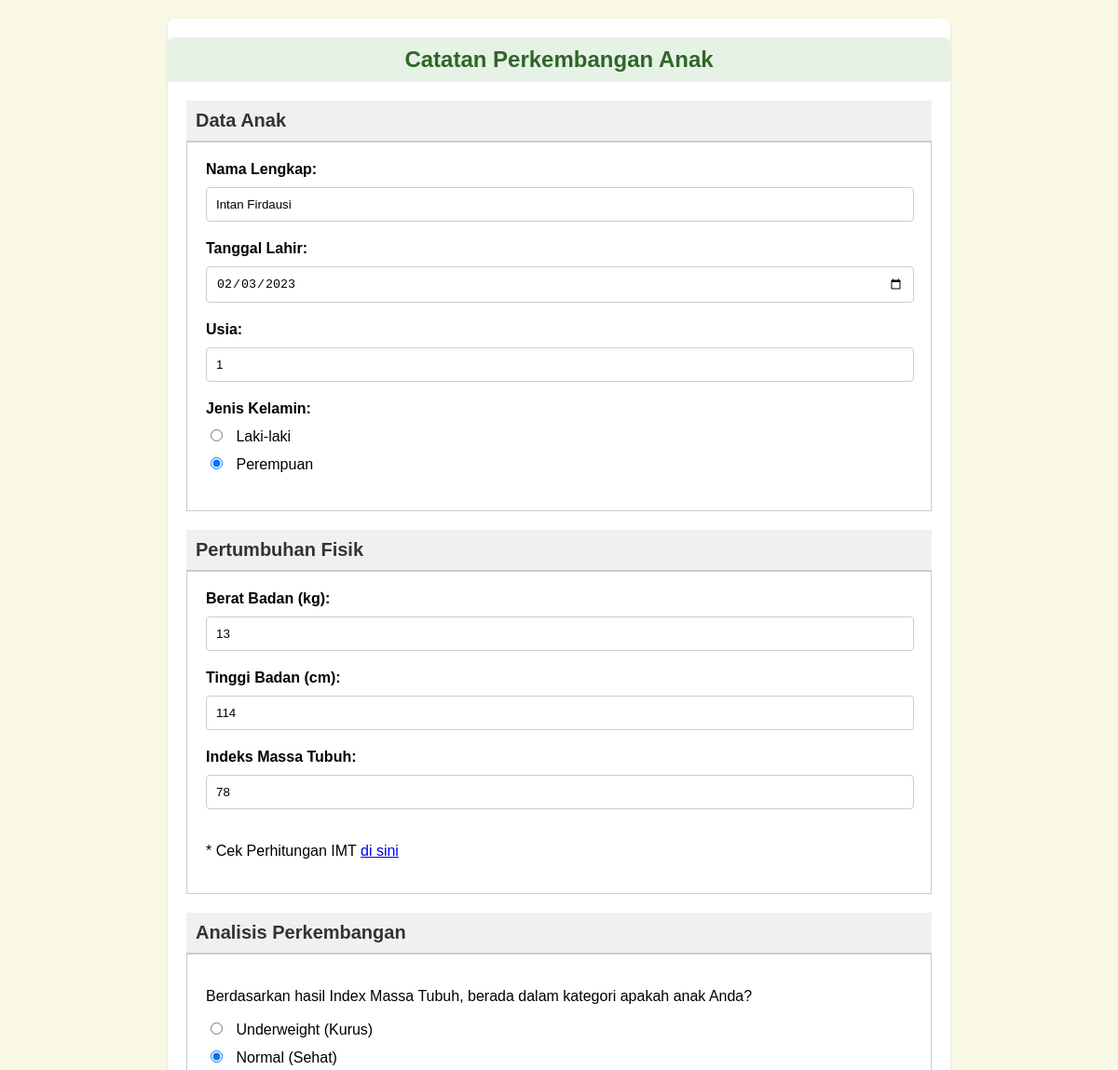
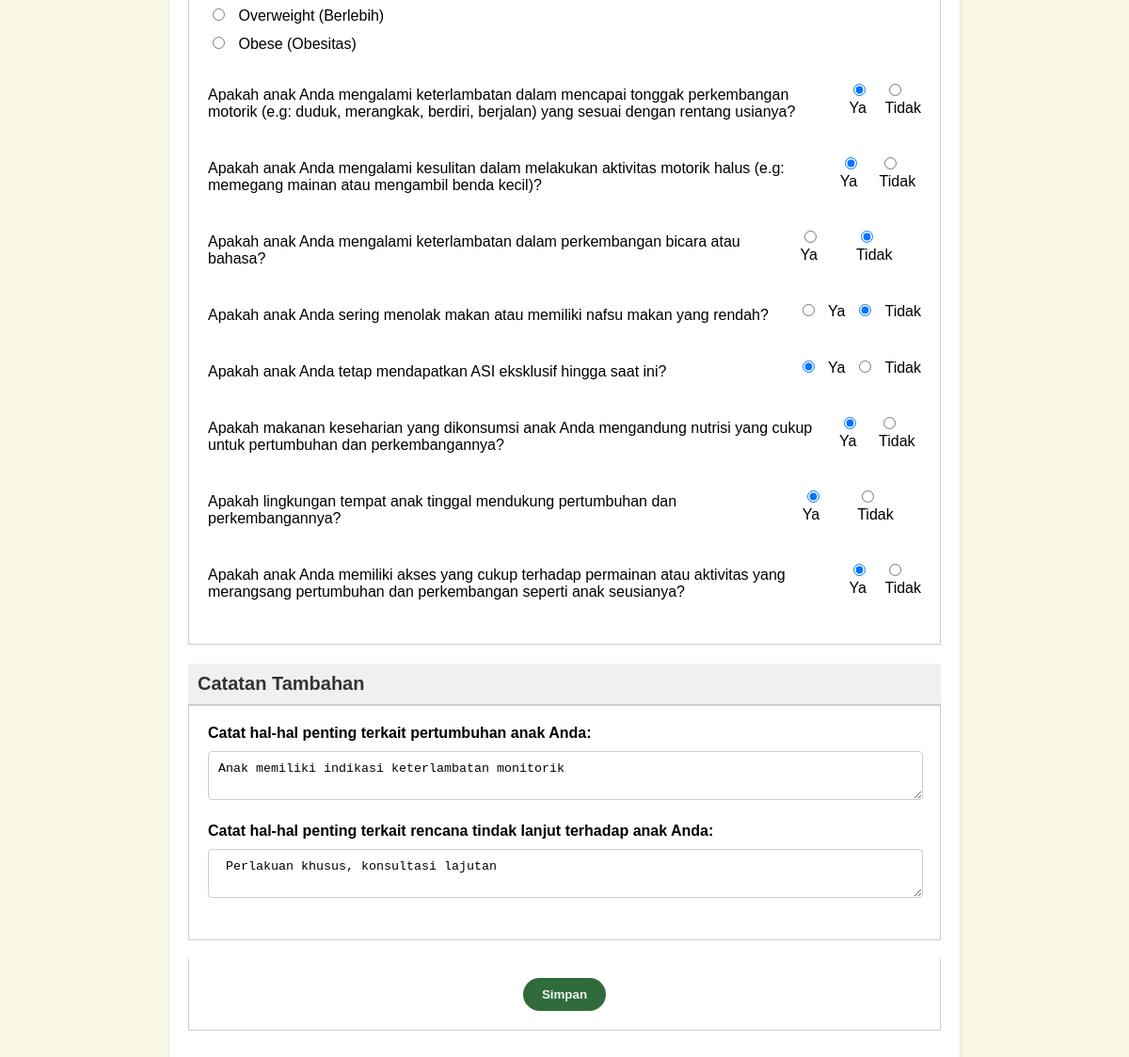
The page /editformanak.php?id=4 on the database its author committed (2 pictures, top to bottom).
### tables this page shows
CREATE TABLE `anak` (
  `id` int(11) NOT NULL,
  `user_id` int(11) NOT NULL,
  `nama` varchar(255) NOT NULL,
  `tgl_lahir` date NOT NULL,
  `usia` int(11) NOT NULL,
  `jenis_kelamin` varchar(20) NOT NULL,
  `bb` int(11) NOT NULL,
  `tb` int(11) NOT NULL,
  `imt` int(11) NOT NULL,
  `q1` varchar(50) NOT NULL,
  `q2` tinyint(1) NOT NULL,
  `q3` tinyint(1) NOT NULL,
  `q4` tinyint(1) NOT NULL,
  `q5` tinyint(1) NOT NULL,
  `q6` tinyint(1) NOT NULL,
  `q7` tinyint(1) NOT NULL,
  `q8` tinyint(1) NOT NULL,
  `q9` tinyint(1) NOT NULL,
  `c1` text NOT NULL,
  `c2` text NOT NULL,
  `created_at` timestamp NOT NULL DEFAULT current_timestamp() ON UPDATE current_timestamp()
);

### editformanak.php (the view, shortened to what this page needs)
<?php
include 'koneksi.php';
$id = $_GET['id'];
$sql = "SELECT * FROM anak WHERE id=$id";
$result = $conn->query($sql);
$data = $result->fetch_assoc();
?>
<!DOCTYPE html>
<html lang="en">
<head>
</head>
<body>
    <div class="container">
        <h1>Catatan Perkembangan Anak</h1>
        <form action="" method="post">
            <div class="section">
                <h2>Data Anak</h2>
                <div class="content">
                    <label for="nama">Nama Lengkap:</label>
                    <input type="text" id="nama" placeholder="Masukkan Nama" name="nama" required value="<?= $data['nama'] ?>">
                    <label for="tanggal-lahir">Tanggal Lahir:</label>
                    <input type="date" id="tanggal-lahir" name="tgl_lahir" required value="<?= $data['tgl_lahir'] ?>">
                    <label for="usia">Usia:</label>
                    <input type="number" id="usia" placeholder="Masukkan Usia" name="usia" required value="<?= $data['usia'] ?>">
                    <label>Jenis Kelamin:</label>
                    <div class="radio-group">
                        <label><input type="radio" name="jenis_kelamin" value="laki-laki" required  <?php if ($data['jenis_kelamin'] == 'laki-laki') echo 'checked'; ?> > Laki-laki</label>
                        <label><input type="radio" name="jenis_kelamin" value="perempuan" required <?php if ($data['jenis_kelamin'] == 'perempuan') echo 'checked'; ?>> Perempuan</label>
                    </div>
                </div>
            </div>
            <div class="section">
                <h2>Pertumbuhan Fisik</h2>
                <div class="content">
                    <label for="berat-badan">Berat Badan (kg):</label>
                    <input type="number" id="berat-badan" placeholder="Masukkan Berat Badan"name="bb" required value="<?= $data['bb'] ?>">
                    <label for="tinggi-badan">Tinggi Badan (cm):</label>
                    <input type="number" id="tinggi-badan" placeholder="Masukkan Tinggi Badan" name="tb" required value="<?= $data['tb'] ?>">
                    <label for="imt">Indeks Massa Tubuh:</label>
                    <input type="number" id="imt" placeholder="Masukkan IMT" name="imt" required value="<?= $data['imt'] ?>">
                    <p>* Cek Perhitungan IMT <a
                            href="https://drive.google.com/file/d/11Hy_NzgK6tmY6XxOa54HcBSBl4zBalbt/view?usp=sharing"
                            target="_blank">di sini</a></p>
                </div>
            </div>
            <div class="section">
                <h2>Analisis Perkembangan</h2>
                <div class="content">
                    <p>Berdasarkan hasil Index Massa Tubuh, berada dalam kategori apakah anak Anda?</p>
                    <div class="radio-group">
                        <label><input type="radio" name="q1" required value="underweight" <?= $data['q1'] == 'underweight' ? 'checked' : '' ?>> Underweight (Kurus)</label>
                        <label><input type="radio" name="q1" required value="normal" <?= $data['q1'] == 'normal' ? 'checked' : '' ?>> Normal (Sehat)</label>
                        <label><input type="radio" name="q1" required value="overweight" <?= $data['q1'] == 'overweight' ? 'checked' : '' ?>> Overweight (Berlebih)</label>
                        <label><input type="radio" name="q1" required value="obese" <?= $data['q1'] == 'obese' ? 'checked' : '' ?>> Obese (Obesitas)</label>
                    </div>
                    <div class="question-group">
                        <p>Apakah anak Anda mengalami keterlambatan dalam mencapai tonggak perkembangan motorik (e.g:
                            duduk, merangkak, berdiri, berjalan) yang sesuai dengan rentang usianya?</p>
                        <div class="options">
                            <label><input type="radio" name="q2" required value="1" <?php if ($data['q2'] == '1') echo 'checked'; ?> > Ya</label>
                            <label><input type="radio" name="q2" required value="0" <?php if ($data['q2'] == '0') echo 'checked'; ?> > Tidak</label>
                        </div>
                    </div>
                    <div class="question-group">
                        <p>Apakah anak Anda mengalami kesulitan dalam melakukan aktivitas motorik halus (e.g: memegang
                            mainan atau mengambil benda kecil)?</p>
                        <div class="options">
                            <label><input type="radio" name="q3" required value="1" <?php if ($data['q3'] == '1') echo 'checked'; ?> > Ya</label>
                            <label><input type="radio" name="q3" required value="0" <?php if ($data['q3'] == '0') echo 'checked'; ?> > Tidak</label>
                        </div>
                    </div>
                    <div class="question-group">
                        <p>Apakah anak Anda mengalami keterlambatan dalam perkembangan bicara atau bahasa?</p>
                        <div class="options">
                            <label><input type="radio" name="q4" required value="1" <?= $data['q4'] == '1' ? 'checked' : ''; ?> > Ya</label>
                            <label><input type="radio" name="q4" required value="0" <?= $data['q4'] == '0' ? 'checked' : ''; ?>  > Tidak</label>
                        </div>
                    </div>
                    <div class="question-group">
                        <p>Apakah anak Anda sering menolak makan atau memiliki nafsu makan yang rendah?</p>
                        <div class="options">
                            <label><input type="radio" name="q5" required value="1" <?= $data['q5'] == '1' ? 'checked' : ''; ?> > Ya</label>
                            <label><input type="radio" name="q5" required value="0" <?= $data['q5'] == '0' ? 'checked' : ''; ?> > Tidak</label>
                        </div>
                    </div>
                    <div class="question-group">
                        <p>Apakah anak Anda tetap mendapatkan ASI eksklusif hingga saat ini?</p>
                        <div class="options">
                            <label><input type="radio" name="q6" required value="1" <?= $data['q6'] == '1' ? 'checked' : ''; ?> > Ya</label>
                            <label><input type="radio" name="q6" required value="0" <?= $data['q6'] == '0' ? 'checked' : ''; ?> > Tidak</label>
                        </div>
                    </div>
                    <div class="question-group">
                        <p>Apakah makanan keseharian yang dikonsumsi anak Anda mengandung nutrisi yang cukup untuk
                            pertumbuhan dan perkembangannya?</p>
                        <div class="options">
                            <label><input type="radio" name="q7" required value="1" <?= $data['q7'] == '1' ? 'checked' : ''; ?> > Ya</label>
                            <label><input type="radio" name="q7" required value="0" <?= $data['q7'] == '0' ? 'checked' : ''; ?> > Tidak</label>
                        </div>
                    </div>
                    <div class="question-group">
                        <p>Apakah lingkungan tempat anak tinggal mendukung pertumbuhan dan perkembangannya?</p>
                        <div class="options">
                            <label><input type="radio" name="q8" required value="1" <?= $data['q8'] == '1' ? 'checked' : ''; ?> > Ya</label>
                            <label><input type="radio" name="q8" required value="0" <?= $data['q8'] == '0' ? 'checked' : ''; ?> > Tidak</label>
                        </div>
                    </div>
                    <div class="question-group">
                        <p>Apakah anak Anda memiliki akses yang cukup terhadap permainan atau aktivitas yang merangsang
                            pertumbuhan dan perkembangan seperti anak seusianya?</p>
                        <div class="options">
                            <label><input type="radio" name="q9" required value="1" <?= $data['q9'] == '1' ? 'checked' : ''; ?> > Ya</label>
                            <label><input type="radio" name="q9" required value="0" <?= $data['q9'] == '0' ? 'checked' : ''; ?> > Tidak</label>
                        </div>
                    </div>
                </div>
            </div>
            <div class="section">
                <h2>Catatan Tambahan</h2>
                <div class="content">
                    <label for="catatan-pertumbuhan">Catat hal-hal penting terkait pertumbuhan anak Anda:</label>
                    <textarea id="catatan-pertumbuhan" name="c1" required
                        placeholder="Catat hal-hal penting terkait pertumbuhan anak Anda"><?= $data['c1']?> </textarea>
                    <label for="catatan-rencana">Catat hal-hal penting terkait rencana tindak lanjut terhadap anak
                        Anda:</label>
                    <textarea id="catatan-rencana" name="c2" required
                        placeholder="Catat hal-hal penting terkait rencana tindak lanjut terhadap anak Anda"> <?= $data['c2'] ?> </textarea>
                </div>
            </div>
            <div class="section">
                <div class="content" style="text-align: center;">
                    <button  class="simpan">Simpan</button>
                </div>
            </div>
        </form>
    </div>
</body>
</html>

### editformanak.php (style rules this page uses)
body { font-family: Arial, sans-serif; background-color: #f8f8e5; margin: 0; padding: 20px; }
.container { max-width: 800px; margin: 0 auto; background-color: #fff; padding: 20px; border-radius: 8px; box-shadow: 0 2px 4px rgba(0, 0, 0, 0.1); }
h1 { background-color: #e5f2e5; padding: 10px; text-align: center; font-size: 24px; font-weight: bold; color: #2f6627; margin: 0 -20px 20px; border-radius: 8px 8px 0 0; }
.section { margin-bottom: 20px; }
.section h2 { background-color: #f0f0f0; padding: 10px; font-size: 20px; color: #333; border-bottom: 2px solid #ccc; margin: 0; }
.section .content { padding: 20px; border: 1px solid #ccc; border-top: none; }
.section .content label { display: block; margin-bottom: 10px; font-weight: bold; }
.section .content input[type="text"], .section .content input[type="date"], .section .content input[type="number"], .section .content select, .section .content textarea { width: calc(100% - 20px); padding: 10px; margin-bottom: 20px; border: 1px solid #ccc; border-radius: 4px; }
.section .content input[type="radio"] { margin-right: 10px; }
.section .content .radio-group { margin-bottom: 20px; }
.section .content .radio-group label { font-weight: normal; margin-right: 20px; }
.section .content .question-group { display: flex; justify-content: space-between; align-items: center; margin-bottom: 10px; }
.section .content .question-group .options { display: flex; }
.section .content .question-group .options label { margin-left: 10px; font-weight: normal; }
.simpan { background-color: #306c3b; border: none; padding: 10px 20px; border-radius: 20px; font-weight: bold; color: #f0f5f1; }

### rows shown on the page
anak: nama "Intan Firdausi", tgl_lahir "02/03/2023", usia "1", jenis_kelamin "☐ Laki-laki", jenis_kelamin "☑ Perempuan", bb "13", tb "114", imt "78", q1 "☐ Underweight (Kurus)", q1 "☑ Normal (Sehat)", q1 "☐ Overweight (Berlebih)", q1 "☐ Obese (Obesitas)", q2 "☑ Ya", q2 "☐ Tidak", q3 "☑ Ya", q3 "☐ Tidak", q4 "☐ Ya", q4 "☑ Tidak", q5 "☐ Ya", q5 "☑ Tidak", q6 "☑ Ya", q6 "☐ Tidak", q7 "☑ Ya", q7 "☐ Tidak", q8 "☑ Ya", q8 "☐ Tidak", q9 "☑ Ya", q9 "☐ Tidak", c1 "Anak memiliki indikasi keterlambatan monitorik", c2 "Perlakuan khusus, konsultasi lajutan"
